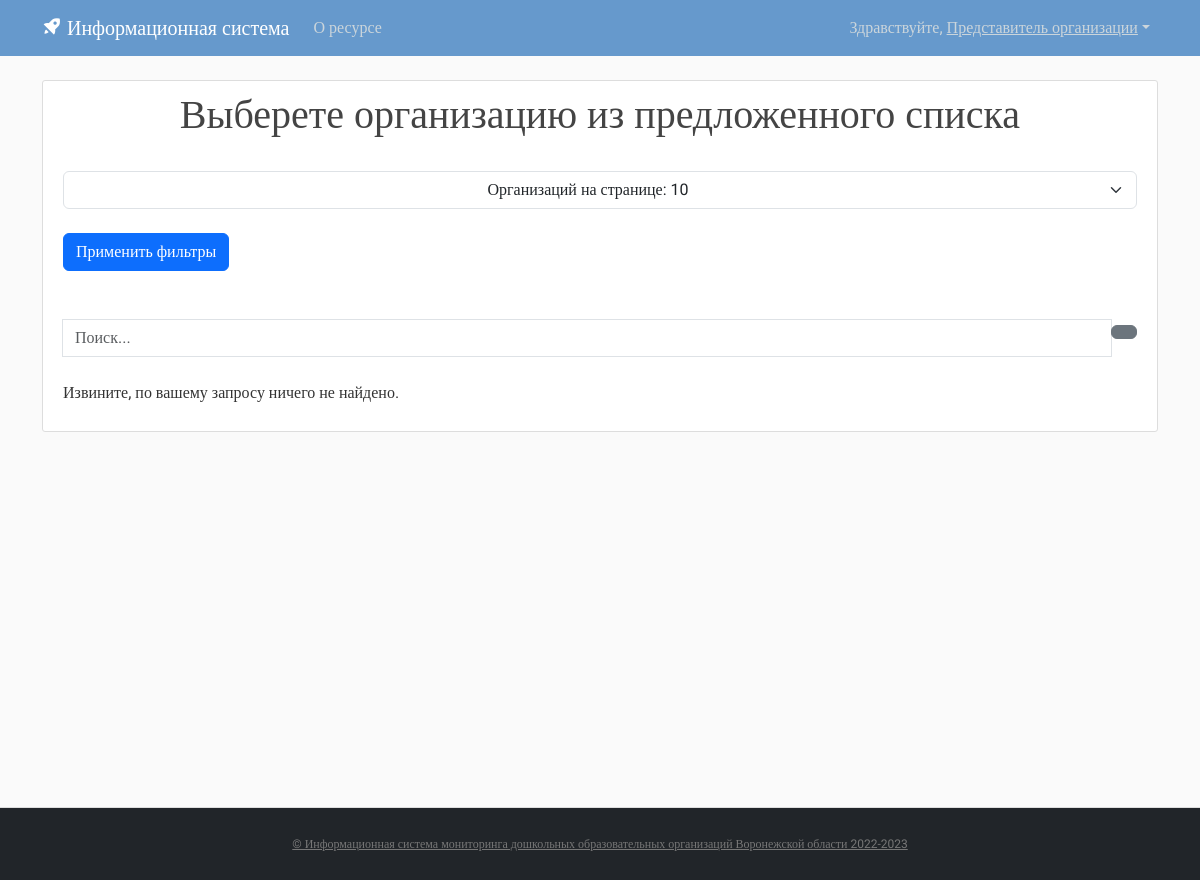
Page /lk/ (signed in) on the earlier database version.
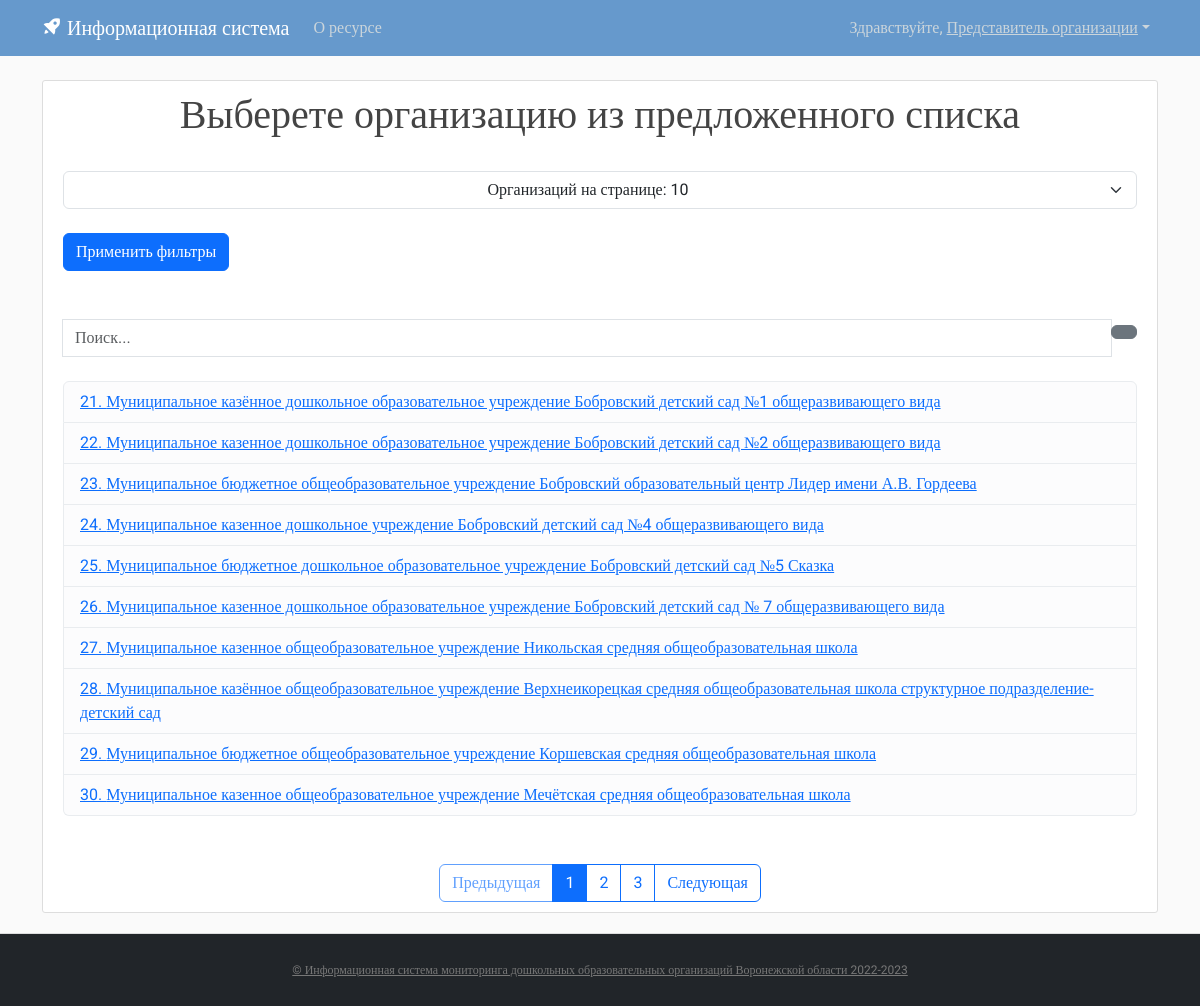
Same page on the later database version.
### myapp/models.py (models this page shows, shortened)
class BuildDocs(models.Model):
    user = models.ForeignKey(User, on_delete=models.CASCADE, verbose_name='Пользователь')
    build = models.ForeignKey(Builds, on_delete=models.CASCADE, verbose_name='Организация')
    def __str__(self):
        return self.build.name
    class Meta:
        verbose_name_plural = 'Права доступа пользователей к организациям'
        verbose_name = 'право доступа'

class Builds(models.Model):
    id_reg = models.ForeignKey(Regions, on_delete=models.CASCADE, verbose_name='Регион')
    name = models.TextField(max_length=300, verbose_name='Наименование оганизации')
    adres = models.TextField(max_length=300, blank=True, verbose_name='Юридический адрес')
    logo = models.ImageField(blank=True, verbose_name='Логотип', upload_to='images/')
    FIO = models.CharField(max_length=300, blank=True, verbose_name='ФИО руководителя')
    telephone = models.CharField(max_length=300, blank=True, null=True, verbose_name='Телефон')
    email = models.CharField(max_length=300, blank=True, null=True, verbose_name='Адрес электронной почты')
    site = models.CharField(max_length=300, blank=True, null=True, verbose_name='Адрес сайта организации')
    workers = models.IntegerField(blank=True, null=True, verbose_name='Количество педогогических работников')
    students = models.IntegerField(blank=True, null=True, verbose_name='Количество учеников')
    link = models.FileField(upload_to='docs/', verbose_name='Документ', default='docs/default/template.xlsx')
    class Meta:
        verbose_name_plural = 'Организации Воронежской области'
        verbose_name = 'Организацию'

### myapp/views.py (the view)
# urls.py: path('lk/', views.lk, name='lk'),
@login_required
def lk(request):
    query = request.GET.get('q')
    if query is None:
        query = ""
    if request.user.username == 'admin':
        if query is None:
            buildsuser = BuildDocs.objects.select_related('build').all().order_by('build_id')
        else:
            buildsuser = BuildDocs.objects.select_related('build').filter(
                Q(build__id__icontains=query) | Q(build__name__icontains=query)
            ).order_by('build_id')
    else:
        if query is None:
            buildsuser = BuildDocs.objects.select_related('build').filter(user=request.user).order_by('build_id')
        else:
            buildsuser = BuildDocs.objects.select_related('build').filter(
                Q(user=request.user) &
                (Q(build__id__icontains=query) | Q(build__name__icontains=query))
            ).order_by('build_id')
    v_data = [
        5,
        10,
        15,
        20,
        25,
        30,
        35,
        40,
        45,
        50
    ]
    default_page = 1
    page = request.GET.get('page', default_page)
    v = request.GET.get('v')
    if (v is None) or (v == ''):
        v = 10
    else:
        v = int(v)
    items_per_page = v
    paginator = Paginator(buildsuser, items_per_page)
    try:
        items_page = paginator.page(page)
    except PageNotAnInteger:
        items_page = paginator.page(default_page)
    except EmptyPage:
        items_page = paginator.page(paginator.num_pages)
    context = {'builds': buildsuser, 'query': query, "items_page": items_page, 'v': v, 'v_data': v_data}
    return render(request, 'blog/lk.html', context)

### myapp/templates/blog/lk.html (shortened to what this page needs)
{% extends "blog/baselk.html" %}
{% load static %}
{% load bootstrap_icons %}
{% block content %}
<article class="media content-section">
    <div class="media-body">
        <h1 align="center">Выберете организацию из предложенного списка</h1><br>
        <form action="{% url 'lk' %}" method="get">
            <select class="form-select" name="v" style="text-align: center;">
                {% for vs in v_data %}
                    {% if vs == v %}
                        <option value="{{vs}}" selected>Организаций на странице: {{vs}}</option>
                    {% else %}
                        <option value="{{vs}}">Организаций на странице: {{vs}}</option>
                    {% endif %}
                {%endfor%}
            </select>
            <br>
            <div class="input-group-append">
                <button type="submit" class="btn btn-primary">Применить фильтры</button>
            </div>
            <br><br>
            <div class="input-group">
                <input name="q" type="text" placeholder="Поиск..." class="form-control" id="search" value = {{query}}>
                <div class="input-group-append">
                    <button type="submit" class="btn btn-secondary"></button>
                </div>
            </div>
</form>
        <br>
{% if items_page %}
        <ul class="list-group">
    {% for item in items_page %}
                <li class="list-group-item list-group-item-light"> <a href="{% url 'redact_data' item.build.id %}" class="text-primary">{{item.build.id}}. {{item }}</a></li>
    {% endfor %}
 </ul>
    {% if items_page.has_other_pages %}
        <br><br>
        <div class="text-center">
    <div class="btn-group text-center" role="group" aria-label="Item pagination" >
        {% if items_page.has_previous %}
            <a href="?page={{ items_page.previous_page_number }}&q={{query}}" class="btn btn-outline-primary">Предыдущая</a>
        {% else %}
            <a href="#" class="btn btn-outline-primary disabled">Предыдущая</a>
        {% endif %}
        {% for page_number in items_page.paginator.page_range %}
            {% if items_page.number == page_number %}
                <button class="btn btn-outline-primary active">
                    <span>{{ page_number }} </span>
                </button>
            {% else %}
                <a href="?page={{ page_number }}&q={{query}}" class="btn btn-outline-primary">
                    {{ page_number }}
                </a>
            {% endif %}
        {% endfor %}
        {% if items_page.has_next %}
            <a href="?page={{ items_page.next_page_number }}&q={{query}}" class="btn btn-outline-primary">Следующая</a>
        {% else %}
            <a href="#" class="btn btn-outline-primary disabled">Следующая</a>
        {% endif %}
    </div>
        </div>
    {% endif %}
{% else %}
    <p>Извините, по вашему запросу ничего не найдено.</p>
{% endif %}
    </div>
</article>
{% endblock content %}

### myapp/templates/blog/baselk.html (shortened to what this page needs)
<!DOCTYPE html>
<html>
<head>
    {% load static %}
    {% load bootstrap5 %}
    {% bootstrap_css %}
    <link rel="stylesheet" type="text/css" href="{% static 'blog/main.css' %}">
    <link href='https://unpkg.com/boxicons@2.1.2/css/boxicons.min.css' rel='stylesheet'>
</head>
<body>
    <header class="site-header">
        <nav class="navbar navbar-expand-md navbar-dark bg-blue fixed-top">
            <div class="container">
                <a class="navbar-brand mr-4" href="{% url 'blog-home' %}"><i class='bx bxs-rocket bx-tada-hover'></i> Информационная система</a>
                <div class="collapse navbar-collapse" id="navbarToggle">
                    <div class="navbar-nav mr-auto">
                        <a class="nav-item nav-link" href="{% url 'blog-about' %}">О ресурсе</a>
                    </div>
                </div>
                {% if user.is_authenticated %}
                    {% if request.user.username == 'admin' %}
                        <ul class="navbar-nav md-auto">
                            <li class="nav-item">
                                <a class="nav-link dropdown-toggle" data-toggle="dropdown" href="#" role="button" aria-haspopup="true" aria-expanded="false">Здравствуйте, <u>Администратор системы</u></a>
                                <div class="dropdown-menu dropdown-menu-end" aria-labelledby="navbarDropdown">
                                    <a class="dropdown-item" href="{% url 'blog-home' %}">На главную страницу</a>
                                    <div class="dropdown-divider"></div>
                                    <a class="dropdown-item" href="{% url 'lk' %}">Редактировать данные организаций</a>
                                    <div class="dropdown-divider"></div>
                                    <a class="dropdown-item" href="{% url 'userprofile' %}">Редактировать персональные данные</a>
                                    <div class="dropdown-divider"></div>
                                    <a class="dropdown-item" href="{% url 'filter' %}">Фильтр по организациям</a>
                                    <div class="dropdown-divider"></div>
                                    <a class="dropdown-item" href="{% url 'logout' %}">Выход</a>
                                </div>
                            </li>
                        </ul>
                    {% else %}
                        <ul class="navbar-nav md-auto">
                            <li class="nav-item">
                                <a class="nav-link dropdown-toggle" data-toggle="dropdown" href="#" role="button" aria-haspopup="true" aria-expanded="false">Здравствуйте, <u>Представитель организации</u></a>
                            </li>
                        </ul>
                    {% endif %}
                {% endif %}
            </div>
        </nav>
    </header>
    <main role="main" class="container">
        <div class="row">
            <div class="col-md-12">
                {% block content %}
                {% endblock %}
            </div>
        </div>
    </main>
    <footer class="text-center bg-dark">
      <p><a href="{% url 'blog-home' %}">© Информационная система мониторинга дошкольных образовательных организаций Воронежской области 2022-2023</a></p>
    </footer>
</body>
</html>

### myapp/static/blog/main.css (style rules this page uses)
body, html { width:100%; height:100% }
body { margin:0; padding:0; background: #fafafa; color: #333333; margin-top: 5rem; font-family:Roboto; }
h1, h2, h3, h4, h5, h6 { color: #444444; }
ul { margin: 0; }
.bg-blue { background-color: #6699cc; }
.site-header .navbar-nav .nav-link { color: #cbd5db; }
.content-section { background: #ffffff; padding: 10px 20px; border: 1px solid #dddddd; border-radius: 3px; margin-bottom: 20px; }
footer { position: sticky!important; top: 100%; padding-top:25px; padding-bottom:25px; border-top:1px solid #ddd; }
footer p { margin:2px; text-align:center; padding:0 40px; color:#fff; font-size:12px; }
footer a { color:#777 }

Differences in the rows shown:
added BuildDocs: build.id "21", build.name "Муниципальное казённое дошкольное образовательное учреждение Бобровский детский сад №1 общеразвивающего вида"
added BuildDocs: build.id "22", build.name "Муниципальное казенное дошкольное образовательное учреждение Бобровский детский сад №2 общеразвивающего вида"
added BuildDocs: build.id "23", build.name "Муниципальное бюджетное общеобразовательное учреждение Бобровский образовательный центр Лидер имени А.В. Гордеева"
added BuildDocs: build.id "24", build.name "Муниципальное казенное дошкольное учреждение Бобровский детский сад №4 общеразвивающего вида"
added BuildDocs: build.id "25", build.name "Муниципальное бюджетное дошкольное образовательное учреждение Бобровский детский сад №5 Сказка"
added BuildDocs: build.id "26", build.name "Муниципальное казенное дошкольное образовательное учреждение Бобровский детский сад № 7 общеразвивающего вида"
added BuildDocs: build.id "27", build.name "Муниципальное казенное общеобразовательное учреждение Никольская средняя общеобразовательная школа"
added BuildDocs: build.id "28", build.name "Муниципальное казённое общеобразовательное учреждение Верхнеикорецкая средняя общеобразовательная школа структурное подразделение-детский сад"
added BuildDocs: build.id "29", build.name "Муниципальное бюджетное общеобразовательное учреждение Коршевская средняя общеобразовательная школа"
added BuildDocs: build.id "30", build.name "Муниципальное казенное общеобразовательное учреждение Мечётская средняя общеобразовательная школа"
Other differences:
text no longer shown: "Извините, по вашему запросу ничего не найдено."
text now shown: "Предыдущая Следующая"
new list line: "1"
new list line: "2"
new list line: "3"
